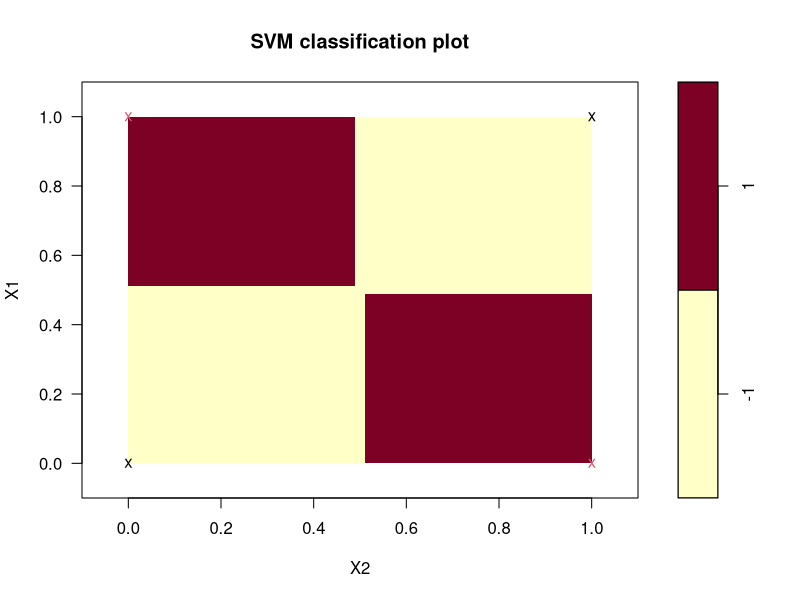

The R source for this figure:
library(e1071)
library(MASS)

x1 <- c(0, 0, 1, 1)
x2 <- c(0, 1, 0, 1)
y <- c("-1","1","1","-1")
x1
x2
y
xor <- data.frame(X1 = x1, X2 = x2, classes = y)
xor
xor$classes <- as.factor(xor$classes)
xor
model1 <- svm(classes~., data=xor, kernel="polynomial", degree=2, coef0=1, cost=1)

pred1<-predict(model1,xor)
table(xor$classes,predict(model1,xor))

plot(model1,xor,xlim=c(-0.1,1.1),ylim=c(-0.1,1.1))

summary(model1)

pred1
